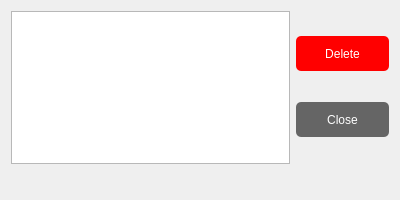
<?xml version="1.0" encoding="UTF-8"?>
<ui version="4.0">
 <class>deletebookdialog</class>
 <widget class="QDialog" name="deletebookdialog">
  <property name="geometry">
   <rect>
    <x>0</x>
    <y>0</y>
    <width>400</width>
    <height>200</height>
   </rect>
  </property>
  <property name="minimumSize">
   <size>
    <width>400</width>
    <height>200</height>
   </size>
  </property>
  <property name="maximumSize">
   <size>
    <width>400</width>
    <height>200</height>
   </size>
  </property>
  <property name="windowTitle">
   <string>Delete Books</string>
  </property>
  <layout class="QVBoxLayout" name="verticalLayout_2" stretch="8,1">
   <item>
    <layout class="QHBoxLayout" name="horizontalLayout" stretch="3,1">
     <item>
      <widget class="QListWidget" name="booklist">
       <property name="font">
        <font>
         <pointsize>13</pointsize>
        </font>
       </property>
       <property name="editTriggers">
        <set>QAbstractItemView::NoEditTriggers</set>
       </property>
       <property name="spacing">
        <number>2</number>
       </property>
      </widget>
     </item>
     <item>
      <layout class="QVBoxLayout" name="verticalLayout">
       <item>
        <widget class="QPushButton" name="deletebutton">
         <property name="minimumSize">
          <size>
           <width>0</width>
           <height>35</height>
          </size>
         </property>
         <property name="styleSheet">
          <string notr="true">QPushButton#deletebutton{
	background-color: red;
	border-radius: 5px;
	color: white;
}

QPushButton#deletebutton:hover{
	border: 2px solid teal;
}</string>
         </property>
         <property name="text">
          <string>Delete</string>
         </property>
        </widget>
       </item>
       <item>
        <widget class="QPushButton" name="closebutton">
         <property name="minimumSize">
          <size>
           <width>0</width>
           <height>35</height>
          </size>
         </property>
         <property name="styleSheet">
          <string notr="true">QPushButton#closebutton{
	background-color: #656565;
	border-radius: 5px;
	color: white;
}

QPushButton#closebutton:hover{
	border: 2px solid teal;
}</string>
         </property>
         <property name="text">
          <string>Close</string>
         </property>
        </widget>
       </item>
      </layout>
     </item>
    </layout>
   </item>
   <item>
    <widget class="QLabel" name="errorlabel">
     <property name="font">
      <font>
       <bold>true</bold>
      </font>
     </property>
     <property name="styleSheet">
      <string notr="true">color: orange;</string>
     </property>
     <property name="text">
      <string/>
     </property>
    </widget>
   </item>
  </layout>
 </widget>
 <resources/>
 <connections/>
</ui>
